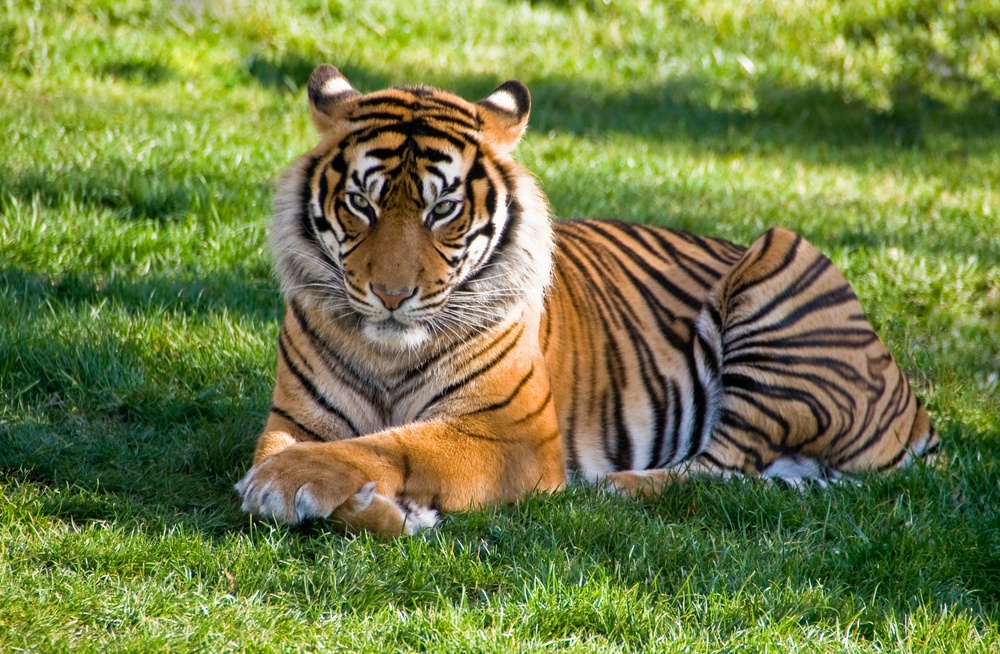
%> input picture tiger.jpg, 1000 x 654 px, shrunk from 2292 x 1500 before the run
$ octave code.m   (GNU Octave 9; MATLAB toolbox functions it lacks are replaced by stand-ins)
%> lines starting %> are read from the running program, lines starting %| are printed output that depends on the picture; in (x1, y1, x2, y2) boxes, pixels count from 0 and x2, y2 are one past the last pixel; in counts of white or black regions, pixels touching at a corner belong together; the program's own positions count from 1
% Step 1: Read the input image
image = imread('tiger.jpg'); % Replace 'your_image.jpg' with your file name
%> image is the input picture: size 654x1000x3 uint8; mean R, G, B 114.6, 126.5, 68.1

% Step 2: Convert the image to grayscale
grayImage = rgb2gray(image);
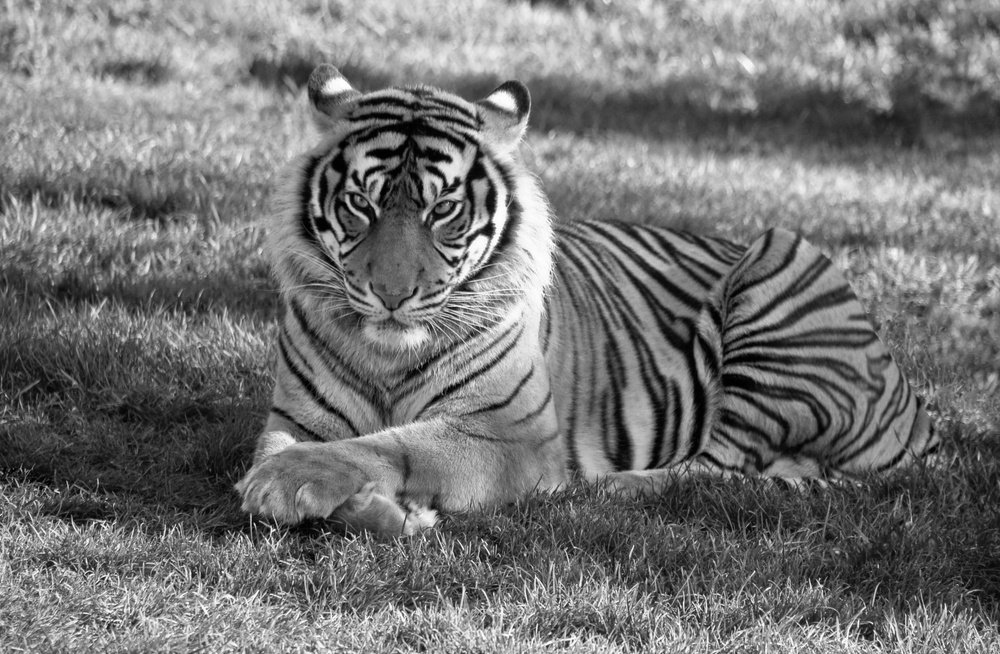
%> grayImage: size 654x1000 uint8; min 0, max 255, mean 116.3

% Step 3: Apply Sobel edge detection
sobelEdges = edge(grayImage, 'sobel');
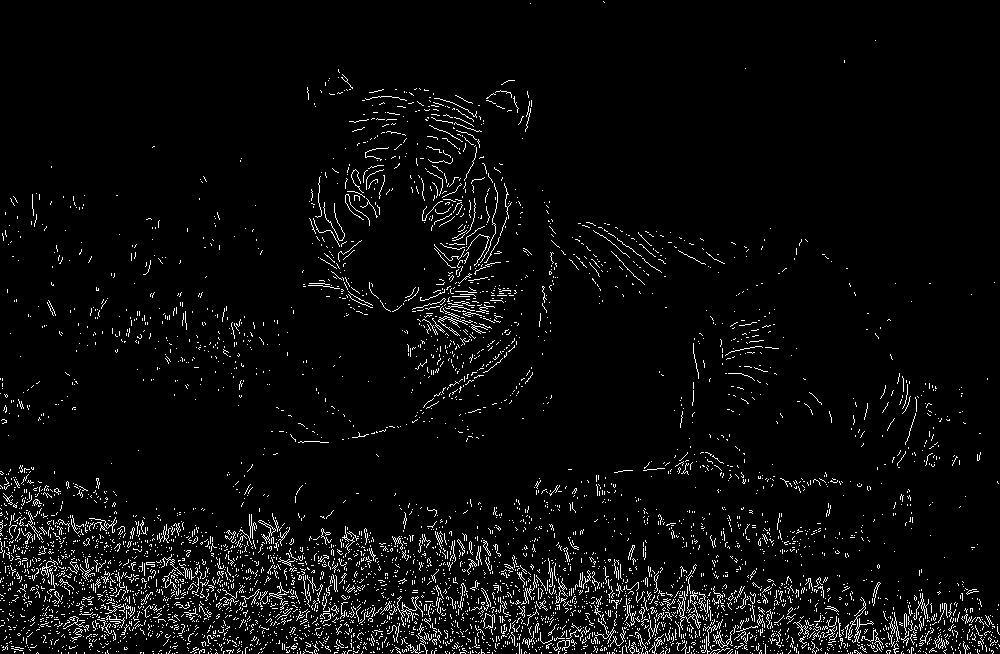
%> sobelEdges: size 654x1000 logical; 4.2% white in thin lines or dots

% Step 4: Apply Prewitt edge detection
prewittEdges = edge(grayImage, 'prewitt');
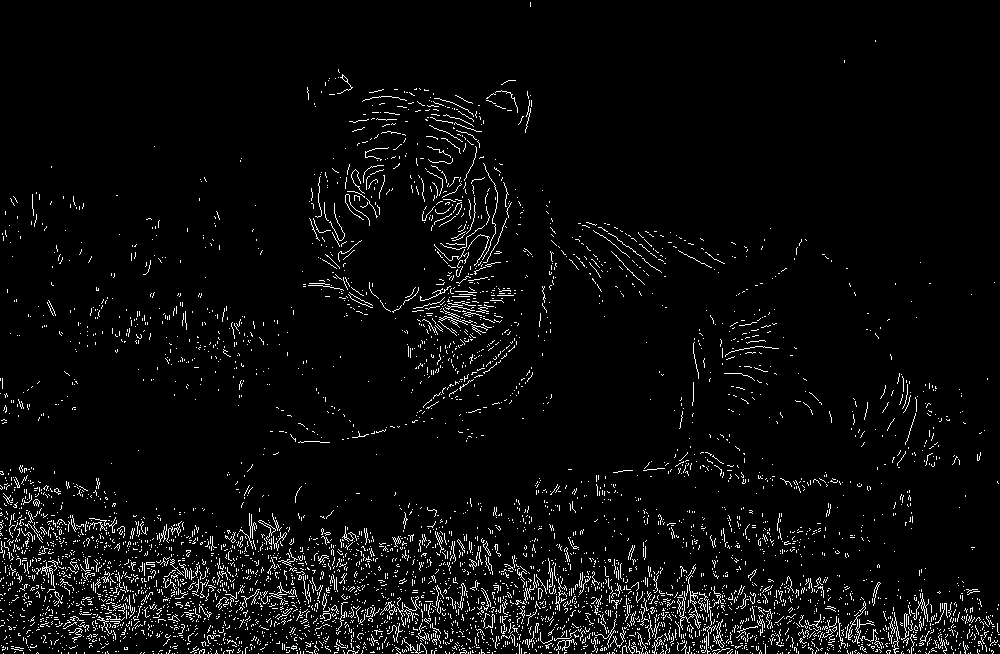
%> prewittEdges: size 654x1000 logical; 4.2% white in thin lines or dots

% Step 5: Apply Roberts edge detection
robertsEdges = edge(grayImage, 'roberts');
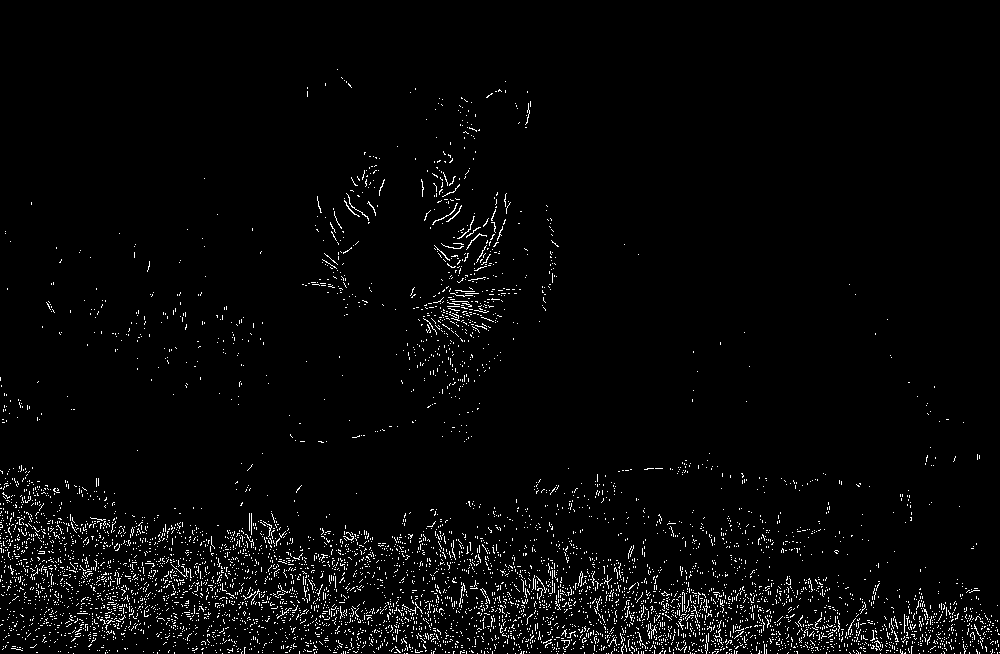
%> robertsEdges: size 654x1000 logical; 2.8% white in thin lines or dots, all inside (x1, y1, x2, y2) = (0, 69, 1000, 654)

% Step 6: Apply Canny edge detection
cannyEdges = edge(grayImage, 'canny');
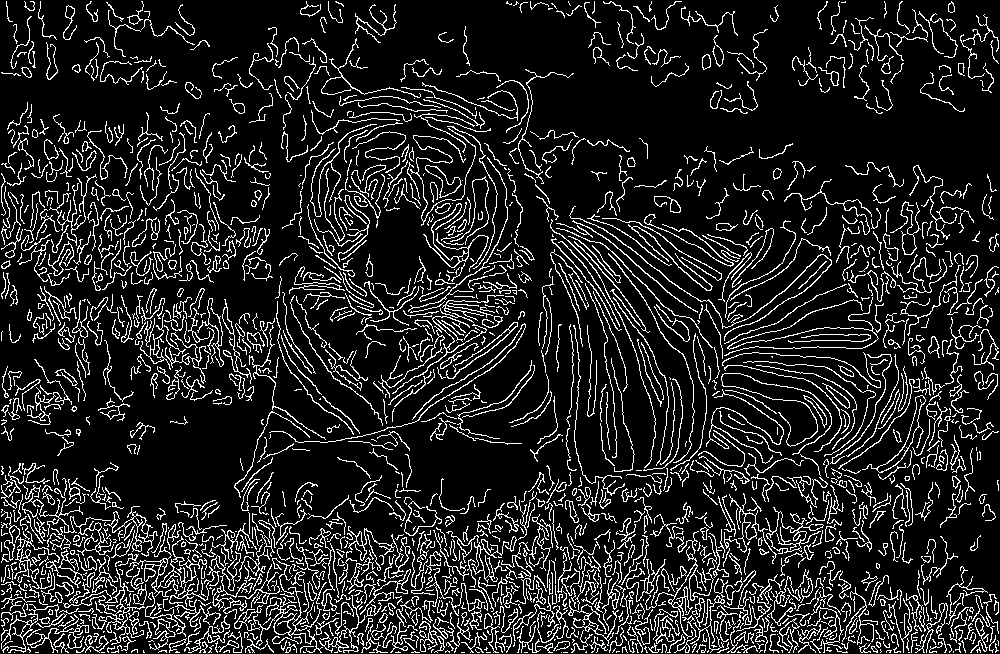
%> cannyEdges: size 654x1000 logical; 13.4% white in thin lines or dots

% Step 7: Display the original and edge-detected images
figure;
subplot(2, 3, 1), imshow(image), title('Original Image');
subplot(2, 3, 2), imshow(sobelEdges), title('Sobel Edge Detection');
subplot(2, 3, 3), imshow(prewittEdges), title('Prewitt Edge Detection');
subplot(2, 3, 4), imshow(robertsEdges), title('Roberts Edge Detection');
subplot(2, 3, 5), imshow(cannyEdges), title('Canny Edge Detection');
